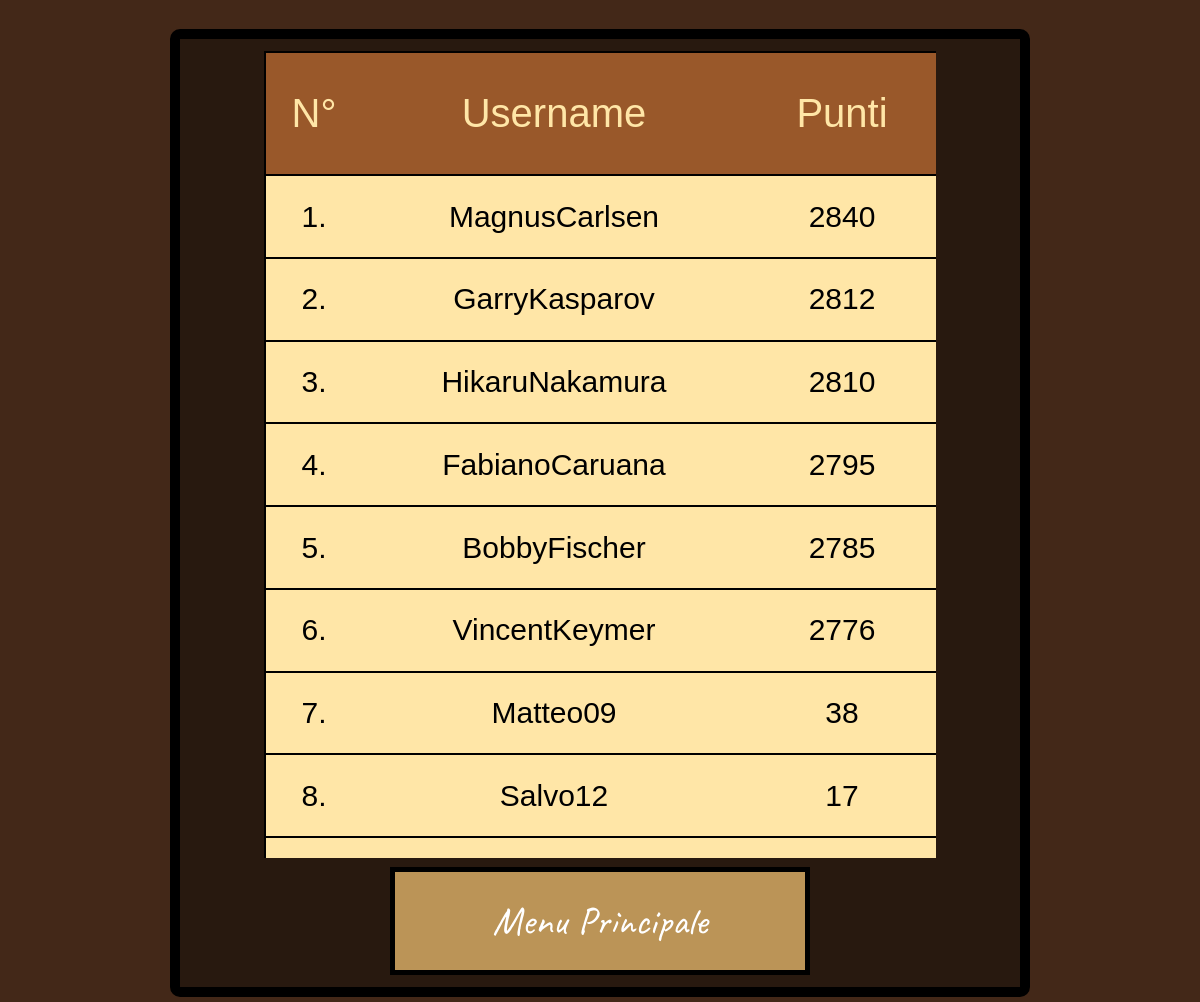
/PHP/ScoreBoard.php, run on the app's committed database.
### tables this page shows
CREATE TABLE `utenti` (
  `Username` varchar(20) NOT NULL,
  `Hash` varchar(255) NOT NULL,
  `Punti` int(11) NOT NULL DEFAULT 0,
  PRIMARY KEY (`Username`)
);

### PHP/ScoreBoard.php (the view, shortened to what this page needs)
<?php
try {
    $db_connection = mysqli_connect('localhost', 'root', '', 'utentichezz');
    $query = "SELECT Username, punti
              FROM utenti
              ORDER BY punti DESC";
    $result = mysqli_query($db_connection, $query);
} catch (Exception $e) {
    showError("Sistema in manutenzione");
}
?>
<!DOCTYPE html>
<html lang="it">
<head>
    <link rel="stylesheet" href="../CSS/stile-ScoreBoard.css">
</head>
<body>
    <div id="BoxClassifica">
        <div id="ScoreTable">
            <div class="tableHead">
                <p>N°</p>
                <p>Username</p>
                <p>Punti</p>
            </div>
            <?php
            $posizione = 1;
            while ($row = mysqli_fetch_assoc($result)) {
                echo '<div class="Elemento">';
                echo '<p>' . $posizione . '.</p>';
                echo '<p>' . htmlspecialchars($row['Username']) . '</p>';
                echo '<p>' . $row['punti'] . '</p>';
                echo '</div>';
                $posizione++;
            }
            ?>
        </div>
        <button id="MenuPrincipaleBTN">Menu Principale</button>
    </div>
</body>
</html>

### CSS/stile-ScoreBoard.css (style rules this page uses)
:root { --colore-uno: rgb(67, 40, 24); --colore-due: rgb(153, 88, 42); --colore-tre: rgb(187, 148, 87); --colore-quattro: rgb(255, 230, 167); --colore-cinque: rgb(111, 29, 27); --colore-ombra: rgb(40, 25, 15); }
html { font-size: 10px; }
body { background-color: var(--colore-uno); height: 100vh; width: 100vw; font-size: 2rem; margin: 0; display: flex; flex-direction: column; justify-content: center; align-items: center; }
#BoxClassifica { padding: 1% 0 1% 0; height: 90%; width: 70%; background-color: var(--colore-ombra); border-radius: 10px; border: 1rem solid black; overflow: hidden; display: flex; flex-direction: column; align-items: center; }
#ScoreTable { height: 90%; width: 80%; margin-bottom: 1%; overflow-y: scroll; overflow-x: hidden; scrollbar-width: none; }
.tableHead { height: 15%; width: 100%; background-color: var(--colore-due); border: 0.2rem solid black; font-size: 4rem; color: var(--colore-quattro); font-family: Arial, Helvetica, sans-serif; display: grid; grid-template-columns: 1fr 4fr 2fr; }
.Elemento { margin: 0; height: 10%; width: 100%; background-color: var(--colore-quattro); border-left: 0.2rem solid black; border-right: 0.2rem solid black; border-bottom: 0.2rem solid black; font-family: Arial, Helvetica, sans-serif; font-size: 3rem; display: grid; grid-template-columns: 1fr 4fr 2fr; }
#MenuPrincipaleBTN { height: 5rem; background-color: var(--colore-tre); border: 5px solid black; font-family: "Caveat", sans-serif; width: 50%; height: 12%; color: white; font-size: 4rem; transform-origin: center; transition: all 0.3s ease; }
.tableHead p, .Elemento p { padding: 0; margin: 0; display: flex; justify-content: center; align-items: center; }

### data on the page
utenti: Username "MagnusCarlsen", Punti "2840"
utenti: Username "GarryKasparov", Punti "2812"
utenti: Username "HikaruNakamura", Punti "2810"
utenti: Username "FabianoCaruana", Punti "2795"
utenti: Username "BobbyFischer", Punti "2785"
utenti: Username "VincentKeymer", Punti "2776"
utenti: Username "Matteo09", Punti "38"
utenti: Username "Salvo12", Punti "17"
